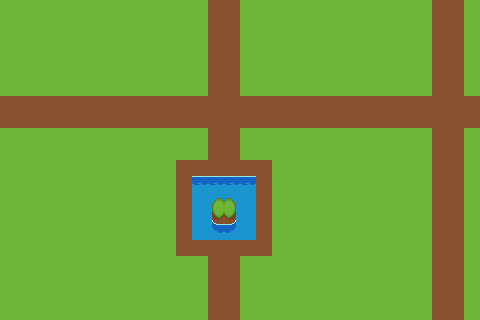

The image is a tile-based game level rendered from a .tmx file. Its description and complete source (layers, tilesets, objects, tile grids) follow:
An orthogonal 30x20 tile map with 16x16 px tiles, 2 tile layers (green1, road2).

<map version="1.10" tiledversion="1.11.2" orientation="orthogonal" renderorder="right-down" width="30" height="20" tilewidth="16" tileheight="16" infinite="0" nextlayerid="3" nextobjectid="1">
 <tileset firstgid="1" name="test_tiles" tilewidth="16" tileheight="16" tilecount="144" columns="9">
  <image source="../Tileset_16x16.png" width="144" height="256" />
 </tileset>
 <layer id="1" name="green1" width="30" height="20">
  <data encoding="csv">
20,20,20,20,20,20,20,20,20,20,20,20,20,38,38,20,20,20,20,20,20,20,20,20,20,20,20,38,38,20,
20,20,20,20,20,20,20,20,20,20,20,20,20,38,38,20,20,20,20,20,20,20,20,20,20,20,20,38,38,20,
20,20,20,20,20,20,20,20,20,20,20,20,20,38,38,20,20,20,20,20,20,20,20,20,20,20,20,38,38,20,
20,20,20,20,20,20,20,20,20,20,20,20,20,38,38,20,20,20,20,20,20,20,20,20,20,20,20,38,38,20,
20,20,20,20,20,20,20,20,20,20,20,20,20,38,38,20,20,20,20,20,20,20,20,20,20,20,20,38,38,20,
20,20,20,20,20,20,20,20,20,20,20,20,20,38,38,20,20,20,20,20,20,20,20,20,20,20,20,38,38,20,
38,38,38,38,38,38,38,38,38,38,38,38,38,38,38,38,38,38,38,38,38,38,38,38,38,38,38,38,38,38,
38,38,38,38,38,38,38,38,38,38,38,38,38,38,38,38,38,38,38,38,38,38,38,38,38,38,38,38,38,38,
20,20,20,20,20,20,20,20,20,20,20,20,20,38,38,20,20,20,20,20,20,20,20,20,20,20,20,38,38,20,
20,20,20,20,20,20,20,20,20,20,20,20,20,38,38,20,20,20,20,20,20,20,20,20,20,20,20,38,38,20,
20,20,20,20,20,20,20,20,20,20,20,38,38,38,38,38,38,20,20,20,20,20,20,20,20,20,20,38,38,20,
20,20,20,20,20,20,20,20,20,20,20,38,15,15,15,15,38,20,20,20,20,20,20,20,20,20,20,38,38,20,
20,20,20,20,20,20,20,20,20,20,20,38,49,24,26,49,38,20,20,20,20,20,20,20,20,20,20,38,38,20,
20,20,20,20,20,20,20,20,20,20,20,38,49,42,44,49,38,20,20,20,20,20,20,20,20,20,20,38,38,20,
20,20,20,20,20,20,20,20,20,20,20,38,49,51,53,49,38,20,20,20,20,20,20,20,20,20,20,38,38,20,
20,20,20,20,20,20,20,20,20,20,20,38,38,38,38,38,38,20,20,20,20,20,20,20,20,20,20,38,38,20,
20,20,20,20,20,20,20,20,20,20,20,20,20,38,38,20,20,20,20,20,20,20,20,20,20,20,20,38,38,20,
20,20,20,20,20,20,20,20,20,20,20,20,20,38,38,20,20,20,20,20,20,20,20,20,20,20,20,38,38,20,
20,20,20,20,20,20,20,20,20,20,20,20,20,38,38,20,20,20,20,20,20,20,20,20,20,20,20,38,38,20,
20,20,20,20,20,20,20,20,20,20,20,20,20,38,38,20,20,20,20,20,20,20,20,20,20,20,20,38,38,20
</data>
 </layer>
 <layer id="2" name="road2" width="30" height="20">
  <data encoding="csv">
0,0,0,0,0,0,0,0,0,0,0,0,0,38,38,0,0,0,0,0,0,0,0,0,0,0,0,38,38,0,
0,0,0,0,0,0,0,0,0,0,0,0,0,38,38,0,0,0,0,0,0,0,0,0,0,0,0,38,38,0,
0,0,0,0,0,0,0,0,0,0,0,0,0,38,38,0,0,0,0,0,0,0,0,0,0,0,0,38,38,0,
0,0,0,0,0,0,0,0,0,0,0,0,0,38,38,0,0,0,0,0,0,0,0,0,0,0,0,38,38,0,
0,0,0,0,0,0,0,0,0,0,0,0,0,38,38,0,0,0,0,0,0,0,0,0,0,0,0,38,38,0,
0,0,0,0,0,0,0,0,0,0,0,0,0,38,38,0,0,0,0,0,0,0,0,0,0,0,0,38,38,0,
0,0,0,0,0,0,0,0,0,38,38,38,38,38,38,38,38,38,38,38,38,38,38,38,38,38,38,38,38,38,
0,0,0,0,0,0,0,0,0,38,38,38,38,38,38,38,38,38,38,38,38,38,38,38,38,38,38,38,38,38,
0,0,0,0,0,0,0,0,0,0,0,0,0,38,38,0,0,0,0,0,0,0,0,0,0,0,0,38,38,0,
0,0,0,0,0,0,0,0,0,0,0,0,0,38,38,0,0,0,0,0,0,0,0,0,0,0,0,38,38,0,
0,0,0,0,0,0,0,0,0,0,0,38,38,38,38,38,38,0,0,0,0,0,0,0,0,0,0,38,38,0,
0,0,0,0,0,0,0,0,0,0,0,38,0,0,0,0,38,0,0,0,0,0,0,0,0,0,0,38,38,0,
0,0,0,0,0,0,0,0,0,0,0,38,0,0,0,0,38,0,0,0,0,0,0,0,0,0,0,38,38,0,
0,0,0,0,0,0,0,0,0,0,0,38,0,0,0,0,38,0,0,0,0,0,0,0,0,0,0,38,38,0,
0,0,0,0,0,0,0,0,0,0,0,38,0,0,0,0,38,0,0,0,0,0,0,0,0,0,0,38,38,0,
0,0,0,0,0,0,0,0,0,0,0,38,38,38,38,38,38,0,0,0,0,0,0,0,0,0,0,38,38,0,
0,0,0,0,0,0,0,0,0,0,0,0,0,38,38,0,0,0,0,0,0,0,0,0,0,0,0,38,38,0,
0,0,0,0,0,0,0,0,0,0,0,0,0,38,38,0,0,0,0,0,0,0,0,0,0,0,0,38,38,0,
0,0,0,0,0,0,0,0,0,0,0,0,0,38,38,0,0,0,0,0,0,0,0,0,0,0,0,38,38,0,
0,0,0,0,0,0,0,0,0,0,0,0,0,38,38,0,0,0,0,0,0,0,0,0,0,0,0,38,38,0
</data>
 </layer>
</map>
